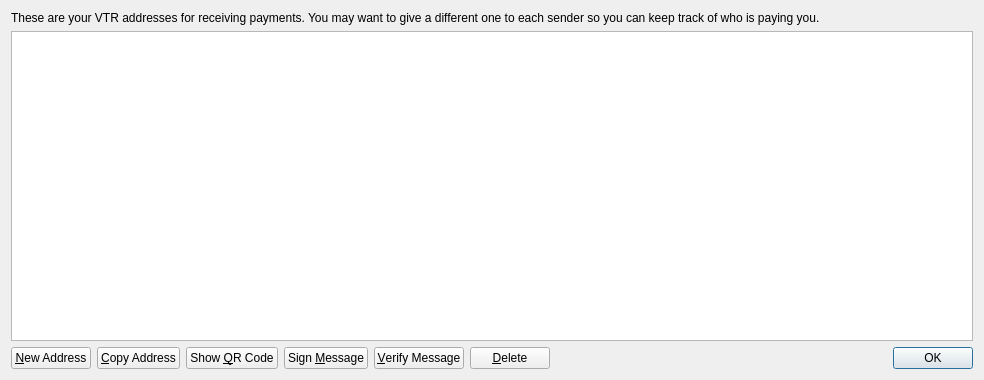
<?xml version="1.0" encoding="UTF-8"?>
<ui version="4.0">
 <class>AddressBookPage</class>
 <widget class="QWidget" name="AddressBookPage">
  <property name="geometry">
   <rect>
    <x>0</x>
    <y>0</y>
    <width>984</width>
    <height>380</height>
   </rect>
  </property>
  <property name="windowTitle">
   <string>Address Book</string>
  </property>
  <layout class="QVBoxLayout" name="verticalLayout">
   <item>
    <widget class="QLabel" name="labelExplanation">
     <property name="text">
      <string>These are your VTR addresses for receiving payments. You may want to give a different one to each sender so you can keep track of who is paying you.</string>
     </property>
     <property name="textFormat">
      <enum>Qt::PlainText</enum>
     </property>
     <property name="wordWrap">
      <bool>true</bool>
     </property>
    </widget>
   </item>
   <item>
    <widget class="QTableView" name="tableView">
     <property name="contextMenuPolicy">
      <enum>Qt::CustomContextMenu</enum>
     </property>
     <property name="toolTip">
      <string>Double-click to edit address or label</string>
     </property>
     <property name="tabKeyNavigation">
      <bool>false</bool>
     </property>
     <property name="alternatingRowColors">
      <bool>true</bool>
     </property>
     <property name="selectionMode">
      <enum>QAbstractItemView::SingleSelection</enum>
     </property>
     <property name="selectionBehavior">
      <enum>QAbstractItemView::SelectRows</enum>
     </property>
     <property name="sortingEnabled">
      <bool>true</bool>
     </property>
     <attribute name="verticalHeaderVisible">
      <bool>false</bool>
     </attribute>
    </widget>
   </item>
   <item>
    <layout class="QHBoxLayout" name="horizontalLayout">
     <item>
      <widget class="QPushButton" name="newAddressButton">
       <property name="toolTip">
        <string>Create a new address</string>
       </property>
       <property name="text">
        <string>&amp;New Address</string>
       </property>
       <property name="icon">
        <iconset resource="../bitcoin.qrc">
         <normaloff>:/icons/add</normaloff>:/icons/add</iconset>
       </property>
      </widget>
     </item>
     <item>
      <widget class="QPushButton" name="copyToClipboard">
       <property name="toolTip">
        <string>Copy the currently selected address to the system clipboard</string>
       </property>
       <property name="text">
        <string>&amp;Copy Address</string>
       </property>
       <property name="icon">
        <iconset resource="../bitcoin.qrc">
         <normaloff>:/icons/editcopy</normaloff>:/icons/editcopy</iconset>
       </property>
      </widget>
     </item>
     <item>
      <widget class="QPushButton" name="showQRCode">
       <property name="text">
        <string>Show &amp;QR Code</string>
       </property>
       <property name="icon">
        <iconset resource="../bitcoin.qrc">
         <normaloff>:/icons/qrcode</normaloff>:/icons/qrcode</iconset>
       </property>
      </widget>
     </item>
     <item>
      <widget class="QPushButton" name="signMessage">
       <property name="toolTip">
        <string>Sign a message to prove you own a vTorrent address</string>
       </property>
       <property name="text">
        <string>Sign &amp;Message</string>
       </property>
       <property name="icon">
        <iconset resource="../bitcoin.qrc">
         <normaloff>:/icons/edit</normaloff>:/icons/edit</iconset>
       </property>
      </widget>
     </item>
     <item>
      <widget class="QPushButton" name="verifyMessage">
       <property name="toolTip">
        <string>Verify a message to ensure it was signed with a specified vTorrent address</string>
       </property>
       <property name="text">
        <string>&amp;Verify Message</string>
       </property>
       <property name="icon">
        <iconset resource="../bitcoin.qrc">
         <normaloff>:/icons/transaction_0</normaloff>:/icons/transaction_0</iconset>
       </property>
      </widget>
     </item>
     <item>
      <widget class="QPushButton" name="deleteButton">
       <property name="toolTip">
        <string>Delete the currently selected address from the list</string>
       </property>
       <property name="text">
        <string>&amp;Delete</string>
       </property>
       <property name="icon">
        <iconset resource="../bitcoin.qrc">
         <normaloff>:/icons/remove</normaloff>:/icons/remove</iconset>
       </property>
      </widget>
     </item>
     <item>
      <spacer name="horizontalSpacer">
       <property name="orientation">
        <enum>Qt::Horizontal</enum>
       </property>
       <property name="sizeHint" stdset="0">
        <size>
         <width>40</width>
         <height>20</height>
        </size>
       </property>
      </spacer>
     </item>
     <item>
      <widget class="QDialogButtonBox" name="buttonBox">
       <property name="sizePolicy">
        <sizepolicy hsizetype="Maximum" vsizetype="Fixed">
         <horstretch>0</horstretch>
         <verstretch>0</verstretch>
        </sizepolicy>
       </property>
       <property name="standardButtons">
        <set>QDialogButtonBox::Ok</set>
       </property>
      </widget>
     </item>
    </layout>
   </item>
  </layout>
 </widget>
 <resources>
  <include location="../bitcoin.qrc"/>
 </resources>
 <connections/>
</ui>
